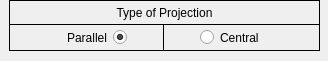
   <widget class="QFrame" name="Type_Projection">
    <property name="geometry">
     <rect>
      <x>1</x>
      <y>269</y>
      <width>328</width>
      <height>61</height>
     </rect>
    </property>
    <property name="frameShape">
     <enum>QFrame::NoFrame</enum>
    </property>
    <property name="frameShadow">
     <enum>QFrame::Plain</enum>
    </property>
    <property name="lineWidth">
     <number>0</number>
    </property>
    <widget class="QLabel" name="label_9">
     <property name="geometry">
      <rect>
       <x>9</x>
       <y>0</y>
       <width>311</width>
       <height>25</height>
      </rect>
     </property>
     <property name="frameShape">
      <enum>QFrame::Box</enum>
     </property>
     <property name="text">
      <string>Type of Projection</string>
     </property>
     <property name="alignment">
      <set>Qt::AlignCenter</set>
     </property>
    </widget>
    <widget class="QFrame" name="Types">
     <property name="geometry">
      <rect>
       <x>9</x>
       <y>24</y>
       <width>311</width>
       <height>27</height>
      </rect>
     </property>
     <property name="frameShape">
      <enum>QFrame::Box</enum>
     </property>
     <property name="frameShadow">
      <enum>QFrame::Plain</enum>
     </property>
     <property name="lineWidth">
      <number>1</number>
     </property>
     <widget class="QRadioButton" name="central_radio_but">
      <property name="geometry">
       <rect>
        <x>191</x>
        <y>1</y>
        <width>81</width>
        <height>25</height>
       </rect>
      </property>
      <property name="font">
       <font>
        <weight>50</weight>
        <italic>false</italic>
        <bold>false</bold>
        <stylestrategy>PreferDefault</stylestrategy>
       </font>
      </property>
      <property name="layoutDirection">
       <enum>Qt::LeftToRight</enum>
      </property>
      <property name="styleSheet">
       <string notr="true"/>
      </property>
      <property name="text">
       <string>Central</string>
      </property>
     </widget>
     <widget class="QRadioButton" name="parallel_radio_but">
      <property name="geometry">
       <rect>
        <x>37</x>
        <y>1</y>
        <width>81</width>
        <height>25</height>
       </rect>
      </property>
      <property name="font">
       <font>
        <weight>50</weight>
        <italic>false</italic>
        <bold>false</bold>
        <stylestrategy>PreferDefault</stylestrategy>
       </font>
      </property>
      <property name="layoutDirection">
       <enum>Qt::RightToLeft</enum>
      </property>
      <property name="autoFillBackground">
       <bool>false</bool>
      </property>
      <property name="text">
       <string>Parallel</string>
      </property>
      <property name="checked">
       <bool>true</bool>
      </property>
     </widget>
     <widget class="Line" name="line">
      <property name="windowModality">
       <enum>Qt::ApplicationModal</enum>
      </property>
      <property name="geometry">
       <rect>
        <x>154</x>
        <y>0</y>
        <width>1</width>
        <height>27</height>
       </rect>
      </property>
      <property name="autoFillBackground">
       <bool>false</bool>
      </property>
      <property name="styleSheet">
       <string notr="true">background-color: rgba(255, 255, 255, 0);</string>
      </property>
      <property name="frameShadow">
       <enum>QFrame::Plain</enum>
      </property>
      <property name="orientation">
       <enum>Qt::Vertical</enum>
      </property>
     </widget>
     <zorder>line</zorder>
     <zorder>central_radio_but</zorder>
     <zorder>parallel_radio_but</zorder>
    </widget>
   </widget>
